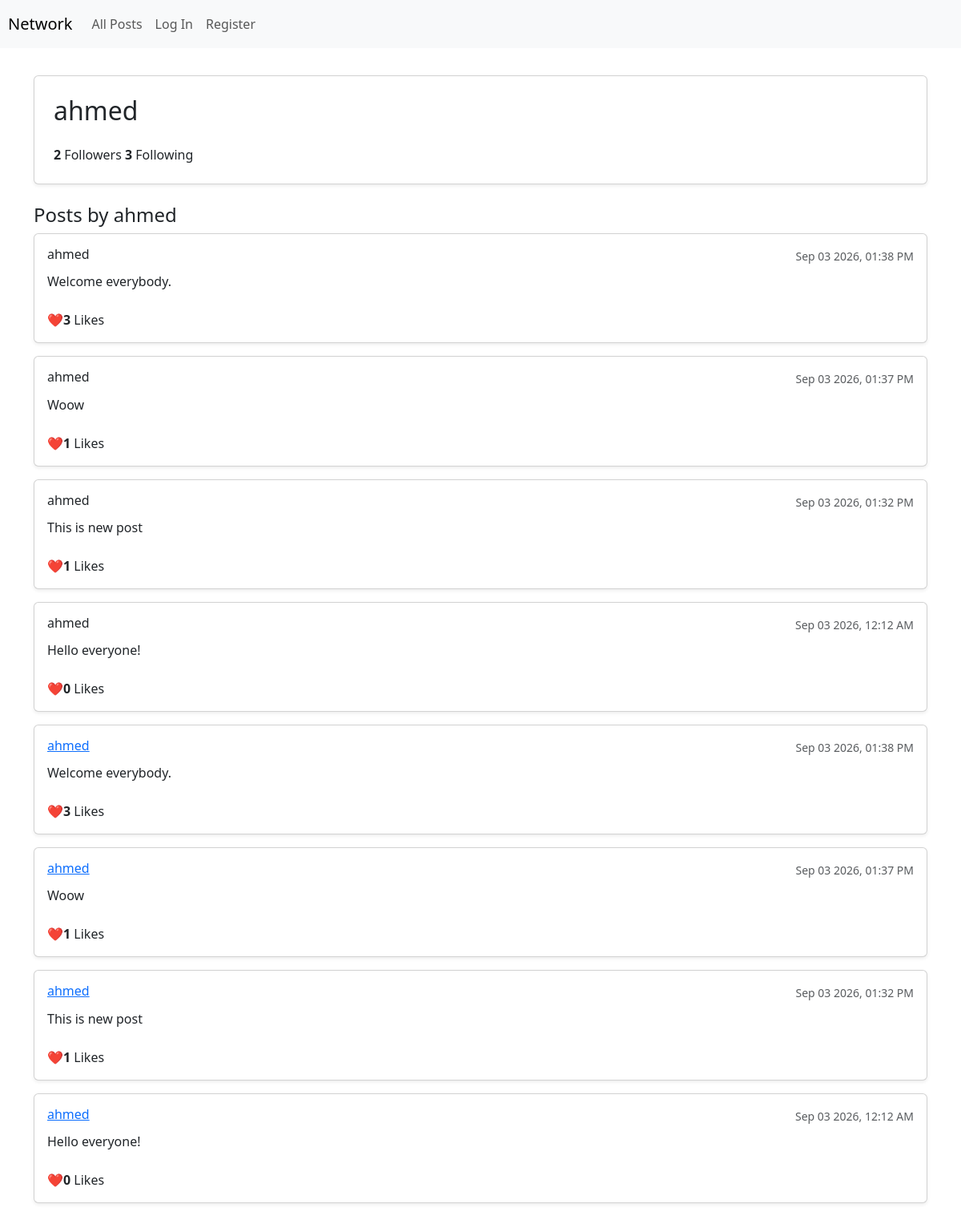
Page /profile/ahmed on the committed database.
### network/models.py (models this page shows, shortened)
class User(AbstractUser):
    pass

class Post(models.Model):
    user = models.ForeignKey(User, on_delete=models.CASCADE, related_name="posts")
    content = models.TextField(blank=False)
    timestamp = models.DateTimeField(auto_now_add=True)
    likes = models.ManyToManyField(User, blank=True, related_name="liked_posts")

### network/views.py (the view)
# urls.py: path("profile/<str:username>", views.profile, name="profile"),
def profile(request, username):
    profile_user = get_object_or_404(User, username=username)
    posts_list = profile_user.posts.all().order_by("-timestamp")
    paginator = Paginator(posts_list, 10)
    page_number = request.GET.get('page')
    page_obj = paginator.get_page(page_number)
    is_following = False
    if request.user.is_authenticated and request.user != profile_user:
        is_following = Follow.objects.filter(user=request.user, following_user=profile_user).exists()
    return render(request, "network/profile.html", {
        "profile_user": profile_user,
        "page_obj": page_obj,
        "followers_count": profile_user.followers.count(),
        "following_count": profile_user.following.count(),
        "is_following": is_following,
    })

### network/templates/network/profile.html (shortened to what this page needs)
{% extends "network/layout.html" %}
{% block body %}
    <div class="container mt-4">
        <div class="card p-4 mb-4 shadow-sm">
            <div class="d-flex justify-content-between align-items-center">
                <h2>{{ profile_user.username }}</h2>
            </div>
            <div class="mt-3">
                <span class="mr-3"><strong>{{ followers_count }}</strong> Followers</span>
                <span><strong>{{ following_count }}</strong> Following</span>
            </div>
        </div>
        <h4>Posts by {{ profile_user.username }}</h4>
        <div class="posts-list">
            {% for post in page_obj %}
                <div class="card mb-3 p-3 shadow-sm" id="post-card-{{ post.id }}">
                    <div class="d-flex justify-content-between align-items-center">
                        <h6 class="font-weight-bold mb-1">
                            {{ post.user.username }}
                        </h6>
                        <small class="text-muted">{{ post.timestamp|date:"M d Y, h:i A" }}</small>
                    </div>
                    <p class="mt-2 mb-2" id="post-content-{{ post.id }}">{{ post.content }}</p>
                    <div class="d-flex justify-content-between align-items-center mt-2">
                        <div class="d-flex align-items-center mt-2">
                            {% if user.is_authenticated %}
                                <button class="btn btn-sm {% if user in post.likes.all %}btn-danger{% else %}btn-outline-danger{% endif %} mr-2"
                                        id="like-btn-{{ post.id }}"
                                        onclick="toggleLike('{{ post.id }}')">
                                    {% if user in post.likes.all %}❤️ Unlike{% else %}🤍 Like{% endif %}
                                </button>
                            {% else %}
                                <span class="mr-2">❤️</span>
                            {% endif %}
                            <span id="like-count-{{ post.id }}">
                                <strong>{{ post.likes.count }}</strong> Likes
                            </span>
                        </div>
                    </div>
                </div>
            {% empty %}
                <p class="text-muted">No posts available yet.</p>
            {% endfor %}{% for post in page_obj %}
                <div class="card mb-3 p-3 shadow-sm" id="post-card-{{ post.id }}">
                    <div class="d-flex justify-content-between align-items-center">
                        <h6 class="font-weight-bold mb-1">
                            <a href="{% url 'profile' post.user.username %}">{{ post.user.username }}</a>
                        </h6>
                        <small class="text-muted">{{ post.timestamp|date:"M d Y, h:i A" }}</small>
                    </div>
                    <p class="mt-2 mb-2" id="post-content-{{ post.id }}">{{ post.content }}</p>
                    <div class="d-flex justify-content-between align-items-center mt-2">
                        <div class="d-flex align-items-center mt-2">
                            {% if user.is_authenticated %}
                                <button class="btn btn-sm {% if user in post.likes.all %}btn-danger{% else %}btn-outline-danger{% endif %} mr-2"
                                        id="like-btn-{{ post.id }}"
                                        onclick="toggleLike('{{ post.id }}')">
                                    {% if user in post.likes.all %}❤️ Unlike{% else %}🤍 Like{% endif %}
                                </button>
                            {% else %}
                                <span class="mr-2">❤️</span>
                            {% endif %}
                            <span id="like-count-{{ post.id }}">
                                <strong>{{ post.likes.count }}</strong> Likes
                            </span>
                        </div>
                    </div>
                </div>
            {% empty %}
                <p class="text-muted">No posts available yet.</p>
            {% endfor %}
        </div>
    </div>
{% endblock %}

### rows in the picture
User: username "ahmed"
Post: user.username "ahmed", timestamp "Sep 03 2026, 01:38 PM", content "Welcome everybody.", likes.count "3"
Post: user.username "ahmed", timestamp "Sep 03 2026, 01:37 PM", content "Woow", likes.count "1"
Post: user.username "ahmed", timestamp "Sep 03 2026, 01:32 PM", content "This is new post", likes.count "1"
Post: user.username "ahmed", timestamp "Sep 03 2026, 12:12 AM", content "Hello everyone!", likes.count "0"

### other values in the picture
{{ followers_count }} "2"
{{ following_count }} "3"
